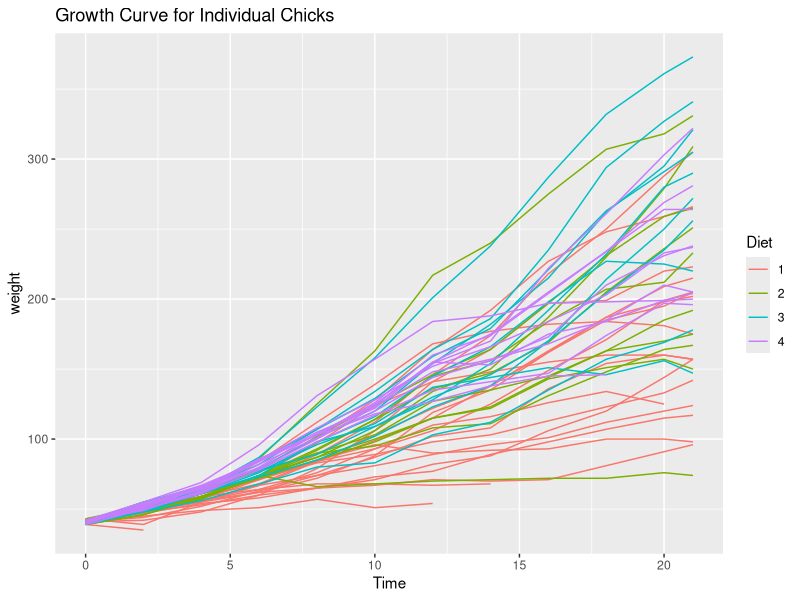
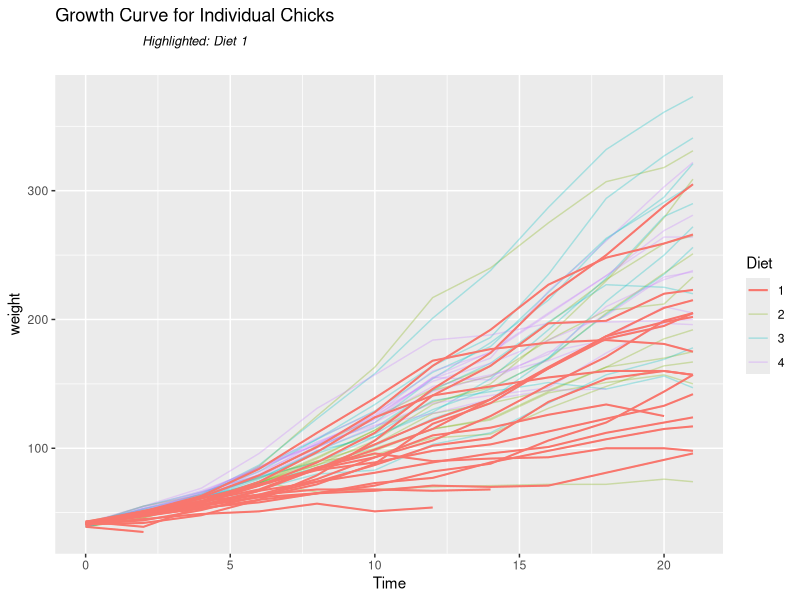
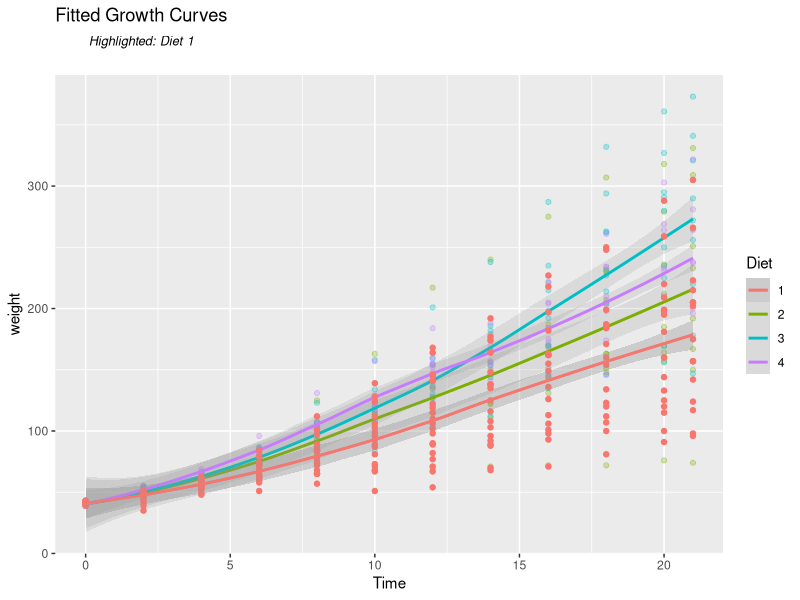
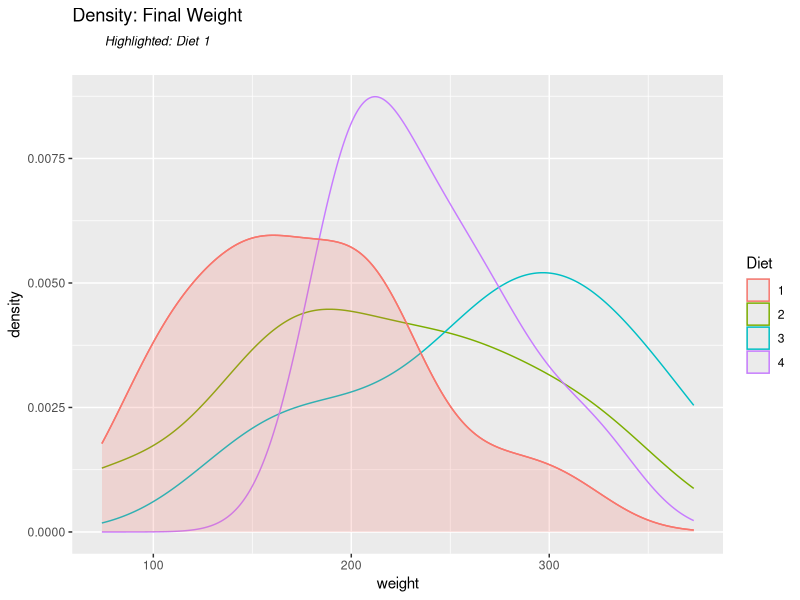

These figures' R source, in order:
## ---- chunk 1
start_program <- proc.time()
## ---- chunk 2
packages <- c("data.table", "ggplot2", "knitr")
sapply(packages, require, character.only=TRUE, quietly=TRUE)
## ---- chunk 3
head(ChickWeight)
## ---- chunk 4
summary(ChickWeight)
## ---- chunk 5
ChickWeight <- data.table(ChickWeight)
## ---- chunk 6
mean_ChickWeight <- ChickWeight[Time %in% c(0,10,21),
                                list(mean_weight = round(mean(weight), digits=1)),
                                by = list(Diet,Time)]

kable(mean_ChickWeight)
## ---- chunk 7
ggplot() +
  geom_line(data=ChickWeight, aes(x=Time, y=weight, color=Diet, group=Chick)) +
  ggtitle("Growth Curve for Individual Chicks")
## ---- chunk 8
# Identify the diet of interest
diet <- 1

# Identify R plot color associated with diet of interest
gg_color_hue <- function(n) {
  hues = seq(15, 375, length=n+1)
  hcl(h=hues, l=65, c=100)[1:n]
}
color <- gg_color_hue(4)[diet]
## ---- chunk 9
ggplot() +
  geom_line(data=ChickWeight, aes(x=Time, y=weight, color=Diet, group=Chick), alpha=.3) +
  geom_line(data=ChickWeight[Diet==diet], aes(x=Time, y=weight, color=Diet, group=Chick), size=0.7) +
  ggtitle(bquote(atop("Growth Curve for Individual Chicks",atop(italic(.(paste("Highlighted: Diet",diet)))))))
## ---- chunk 10
linesize <- rep(0.5,4)
linesize[diet] <- 1
ggplot() +
  geom_point(data=ChickWeight, aes(x=Time, y=weight, colour=Diet), alpha=.3, size=1.5) +
  geom_smooth(data=ChickWeight, aes(x=Time, y=weight, colour=Diet), alpha=.2) +
  geom_point(data=ChickWeight[Diet==diet], aes(x=Time, y=weight, colour=Diet), size=1.5) +
  geom_smooth(data=ChickWeight[Diet==diet], aes(x=Time, y=weight, colour=Diet), alpha=.2, size=.8) +
  guides(colour=guide_legend(override.aes=list(size=linesize, shape=c(NA,NA,NA,NA)))) +
  ggtitle(bquote(atop("Fitted Growth Curves",atop(italic(.(paste("Highlighted: Diet",diet)))))))
## ---- chunk 11
ggplot(ChickWeight[Time==21], aes(x=weight, colour=Diet)) +
    geom_density() +
    geom_density(data=ChickWeight[Time==21 & Diet==diet], aes(x=weight), fill=color, alpha=.2, show_guide=FALSE) +
  ggtitle(bquote(atop("Density: Final Weight",atop(italic(.(paste("Highlighted: Diet",diet)))))))
## ---- chunk 12
time_program <- proc.time()-start_program
print(paste("Total runtime:", format(time_program[3]/60,digits=3), "minutes"))
## ---- chunk 13
rm(list=ls())
invisible(gc())
